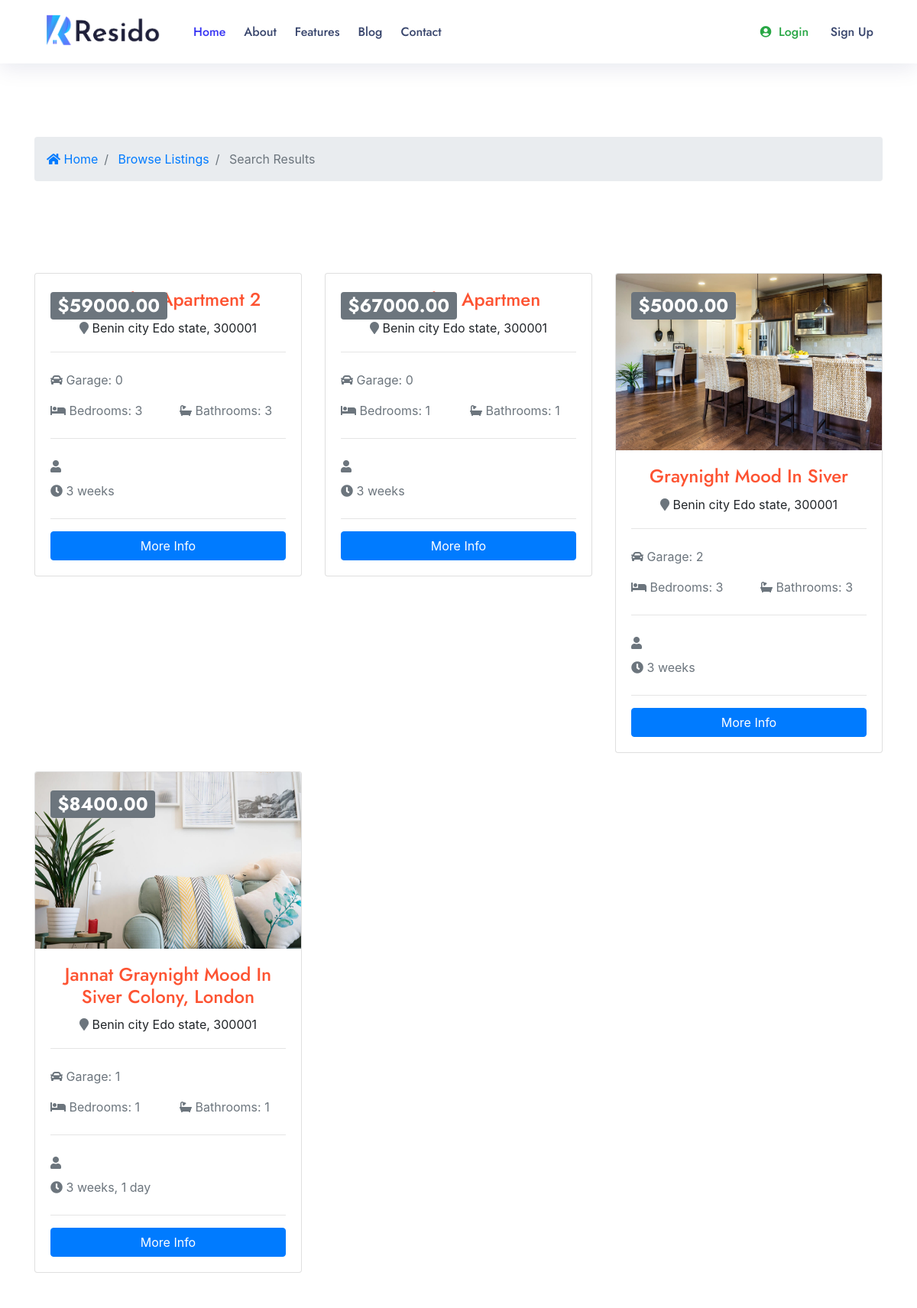
The app's page /search/ (upper part), older data.
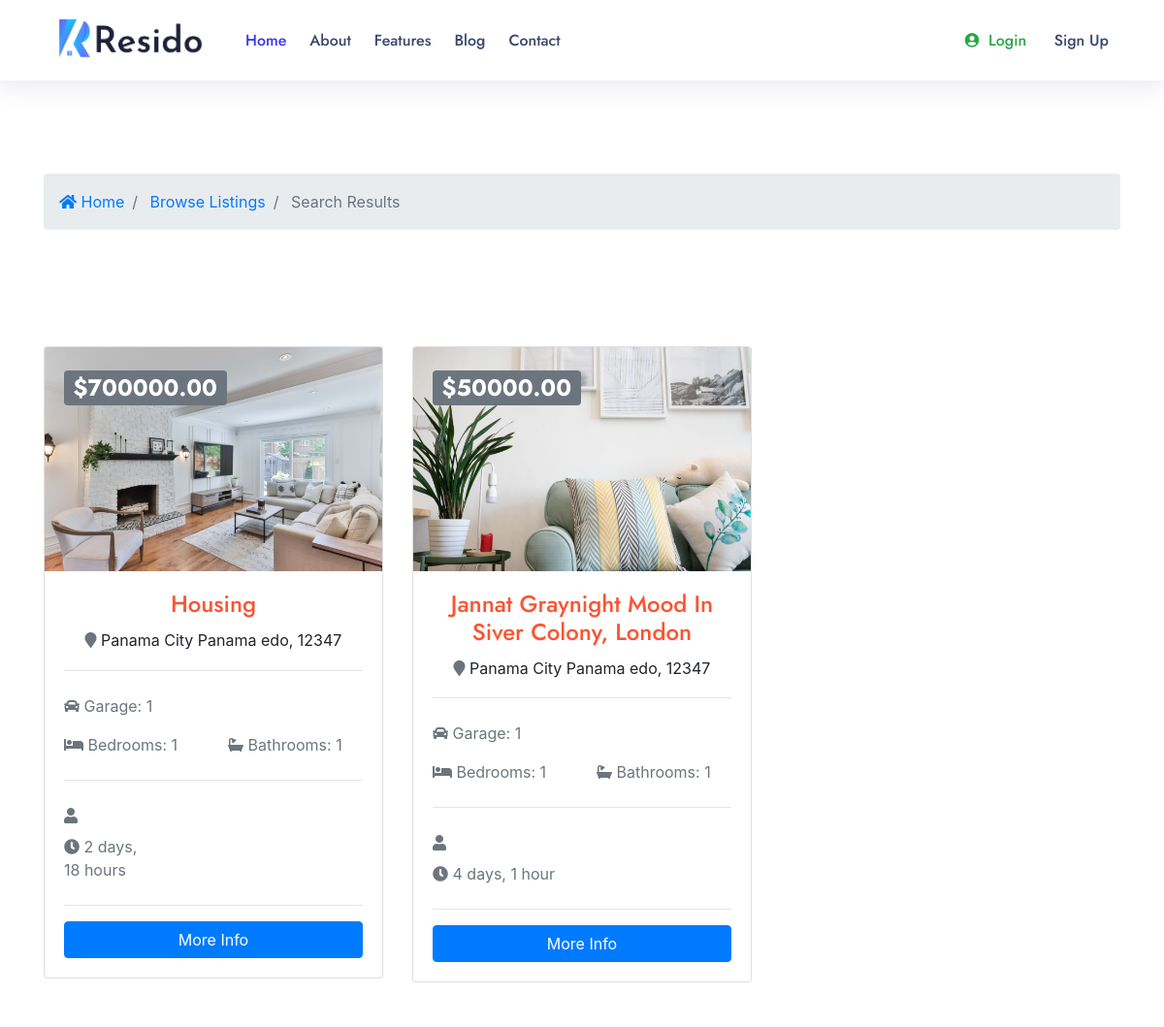
The same page, newer data.
### real/models.py (models this page shows, shortened)
class Listing(models.Model):
    listing_user = models.ForeignKey(CustomUser, related_name='listing_user' ,on_delete=models.CASCADE)
    title = models.CharField(max_length=225)
    status = models.CharField(max_length=225)
    property_type = models.CharField(max_length=225)
    price = models.DecimalField(max_digits=10 ,decimal_places=2)
    area = models.CharField(max_length=225)
    bedrooms = models.CharField(max_length=225)
    bathrooms = models.CharField(max_length=225)
    address = models.CharField(max_length=225)
    city = models.CharField(max_length=100)
    state = models.CharField(max_length=100)
    zipcode = models.CharField(max_length=100)
    description = models.TextField()
    building_Age = models.CharField(max_length=225 ,blank=True, null=True)
    garage = models.CharField(default=0,max_length=225 ,blank=True, null=True)
    Rooms = models.CharField(max_length=225 ,blank=True, null=True)
    sqft = models.CharField(max_length=225)
    image = models.FileField(upload_to='images/photos')
    photo_1 = models.ImageField(upload_to='images/photos', blank=True, null=True)
    photo_2 = models.ImageField(upload_to='images/photos', blank=True, null=True)
    photo_3 = models.ImageField(upload_to='images/photos', blank=True, null=True)
    contact_name = models.CharField(max_length=100)
    contact_email = models.CharField(max_length=225)
    contact_phone = models.CharField(max_length=100, blank=True , null=True, unique=True)
    list_date = models.DateTimeField(default=datetime.now, blank=True)
    is_published = models.BooleanField(default=True)
    slug = models.SlugField(default='', null=True, blank=True)

### real/views.py (the view)
# urls.py: path('search/', search, name='search'),
def search(request):
    queryset_list = Listing.objects.order_by('-list_date')
    if 'address' in request.POST:
        address = request.POST['address']
        if address:
            queryset_list = queryset_list.filter(address__icontains=address)
    if 'city' in request.POST:
        city = request.POST['city']
        if city:
            queryset_list = queryset_list.filter(city__iexact=city)
    if 'state' in request.POST:
        state = request.POST['state']
        if state:
            queryset_list = queryset_list.filter(state__iexact=state)
    if 'bedrooms' in request.POST:
        bedrooms = request.POST['bedrooms']
        if bedrooms:
            queryset_list = queryset_list.filter(bedrooms__lte=bedrooms)
    if 'property_type' in request.POST:
        property_type = request.POST['property_type']
        if property_type:
            queryset_list = queryset_list.filter(property_type__lte=property_type)
    if 'price' in request.POST:
        price = request.POST['price']
        if price:
            queryset_list = queryset_list.filter(price__lte=price)
    context = {
        'listings': queryset_list,
    }
    return render(request, 'sarech.html', context)

### template/sarech.html
{%  extends 'include/base.html' %}
{%  load static %}
{%  block body %}
 <section id="bc" class="mt-3">
    <div class="container">
      <nav aria-label="breadcrumb">
        <ol class="breadcrumb">
          <li class="breadcrumb-item">
            <a href="{% url 'index:home' %}">
              <i class="fas fa-home"></i> Home</a>
          </li>
          <li class="breadcrumb-item">
            <a href="">Browse Listings</a>
          </li>
          <li class="breadcrumb-item active"> Search Results</li>
        </ol>
      </nav>
    </div>
  </section>
  <section id="listings" class="py-4">
    <div class="container">
      <div class="row">
          {% if listings %}
      {% for listing in listings %}
      <div class="col-md-6 col-lg-4 mb-4">
          <div class="card listing-preview">
            <img class="card-img-top" src="{{ listing.image.url }}" alt="">
            <div class="card-img-overlay">
              <h2>
                <span class="badge badge-secondary text-white">${{ listing.price }}</span>
              </h2>
            </div>
            <div class="card-body">
              <div class="listing-heading text-center">
                <h4 class="text-primary">{{ listing.title }}</h4>
                <p>
                  <i class="fas fa-map-marker text-secondary"></i> {{ listing.city }} {{ listing.state }}, {{ listing.zipcode}}</p>
              </div>
              <hr>
              <div class="row py-2 text-secondary">
                <div class="col-6">
                  <i class="fas fa-car"></i> Garage: {{ listing.garage }}</div>
              </div>
              <div class="row py-2 text-secondary">
                <div class="col-6">
                  <i class="fas fa-bed"></i> Bedrooms: {{ listing.bedrooms }}</div>
                <div class="col-6">
                  <i class="fas fa-bath"></i> Bathrooms: {{ listing.bathrooms }}</div>
              </div>
              <hr>
              <div class="row py-2 text-secondary">
                <div class="col-12">
                  <i class="fas fa-user"></i> {{ listing.user }}</div>
              </div>
              <div class="row text-secondary pb-2">
                <div class="col-6">
                  <i class="fas fa-clock"></i> {{ listing.list_date | timesince }}</div>
              </div>
              <hr>
              <a href="" class="btn btn-primary btn-block">More Info</a>
            </div>
          </div>
        </div>
      {% endfor %}
    {% else %}
      <div class="col-md-12">
        <p>No listings available</p>
      </div>
    {% endif %}
      </div>
    </div>
  </section>
  {%  endblock  %}

Row changes from the older to the newer data that the page shows:
removed Listing: price "59000.00", title "New Clue Apartment 2", city "Benin city", state "Edo state", zipcode "300001", garage "0", bedrooms "3", bathrooms "3", list_date "3 weeks"
removed Listing: price "67000.00", title "New Clue Apartmen", city "Benin city", state "Edo state", zipcode "300001", garage "0", bedrooms "1", bathrooms "1", list_date "3 weeks"
changed Listing: image: a different picture; price "5000.00" → "700000.00"; title "Graynight Mood In Siver" → "Housing"; city "Benin city" → "Panama City"; state "Edo state" → "Panama edo"; zipcode "300001" → "12347"; garage "2" → "1"; bedrooms "3" → "1"; bathrooms "3" → "1"; list_date "3 weeks" → "2 days, 18 hours"
changed Listing "Jannat Graynight Mood In Siver Colony, London": price "8400.00" → "50000.00"; city "Benin city" → "Panama City"; state "Edo state" → "Panama edo"; zipcode "300001" → "12347"; list_date "3 weeks, 1 day" → "4 days, 1 hour"
